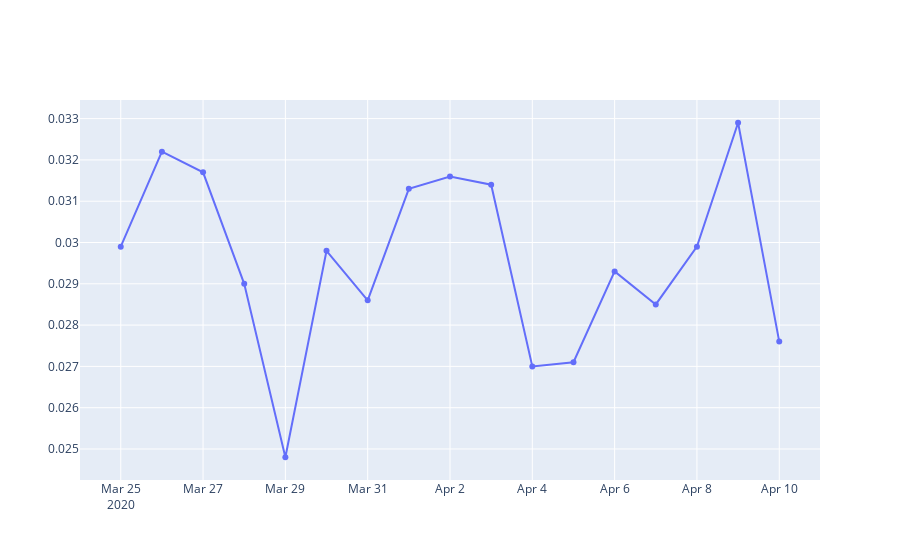

Here is the notebook cell this chart was saved with:
### Markdown cell above
# Adaptation

### Code cell
excel_file = '/home/manikya_varshney/Documents/Python/Yale/All Graphs/Graphs/GraphValues.xlsx'
df = pd.read_excel(excel_file)

data = [go.Scatter( x=df['Date'], y=df['Adaptation'])]

fig = go.Figure(data)
fig.show()

plotly.offline.plot(fig, filename="/home/manikya_varshney/Documents/Python/Yale/All Graphs/Graphs/Adaptation(Proportion).html")

### Figure 1 — Plotly figure (JSON) as saved in the notebook; plotly's stock layout.template omitted (floating-point values rounded to 4 significant figures)
{"data": [{"type": "scatter", "x": ["2020-03-25T00:00:00", "2020-03-26T00:00:00", "2020-03-27T00:00:00", "2020-03-28T00:00:00", "2020-03-29T00:00:00", "2020-03-30T00:00:00", "2020-03-31T00:00:00", "2020-04-01T00:00:00", "2020-04-02T00:00:00", "2020-04-03T00:00:00", "2020-04-04T00:00:00", "2020-04-05T00:00:00", "2020-04-06T00:00:00", "2020-04-07T00:00:00", "2020-04-08T00:00:00", "2020-04-09T00:00:00", "2020-04-10T00:00:00"], "y": [0.0299, 0.0322, 0.0317, 0.029, 0.0248, 0.0298, 0.0286, 0.0313, 0.0316, 0.0314, 0.027, 0.0271, 0.0293, 0.0285, 0.0299, 0.0329, 0.0276]}], "layout": {}}
